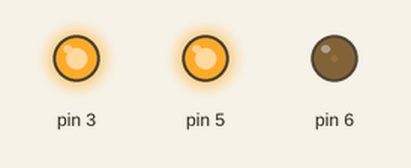
Recording of a sketch running on a simulated Arduino Uno, built with avr-gcc and run on an emulated ATmega328P. Parts: output pins drawn as LEDs (lit = HIGH).

Above: at 0.05 s.
At 1.0 s:
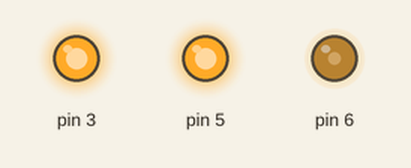
At 1.95 s:
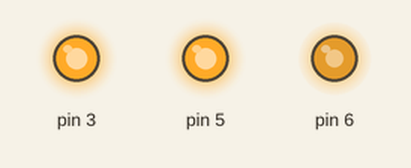
At 3.85 s:
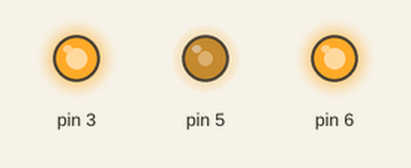
At 5.75 s:
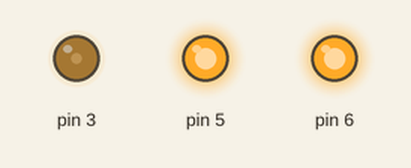
At 7.7 s:
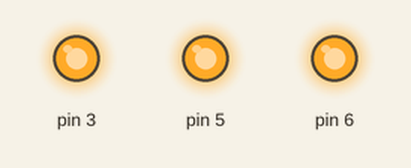
Timing chart, 0 to 10.0 s (numbered marks = the images above):
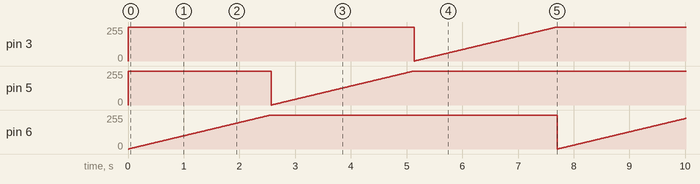

The sketch:

sketch_may04b.ino
```cpp
void loop()
{
   for(int i=0;i<=255;i++)
  {
    analogWrite(6, i);
    analogWrite(5, 255);
    analogWrite(3, 255);

     delay(10);

  }
    for(int i=0;i<=255;i++)
  {
    analogWrite(6, 255);
    analogWrite(5, i);
    analogWrite(3, 255);

     delay(10);

  }
    for(int i=0;i<=255;i++)
  {
    analogWrite(6, 255);
    analogWrite(5, 255);
    analogWrite(3, i);

     delay(10);

  }


}
```

Measured:
- by itself, pin 3, pin 5, pin 6: ramps from 0/255 to 255/255 and jumps back, once every 7.7 s
